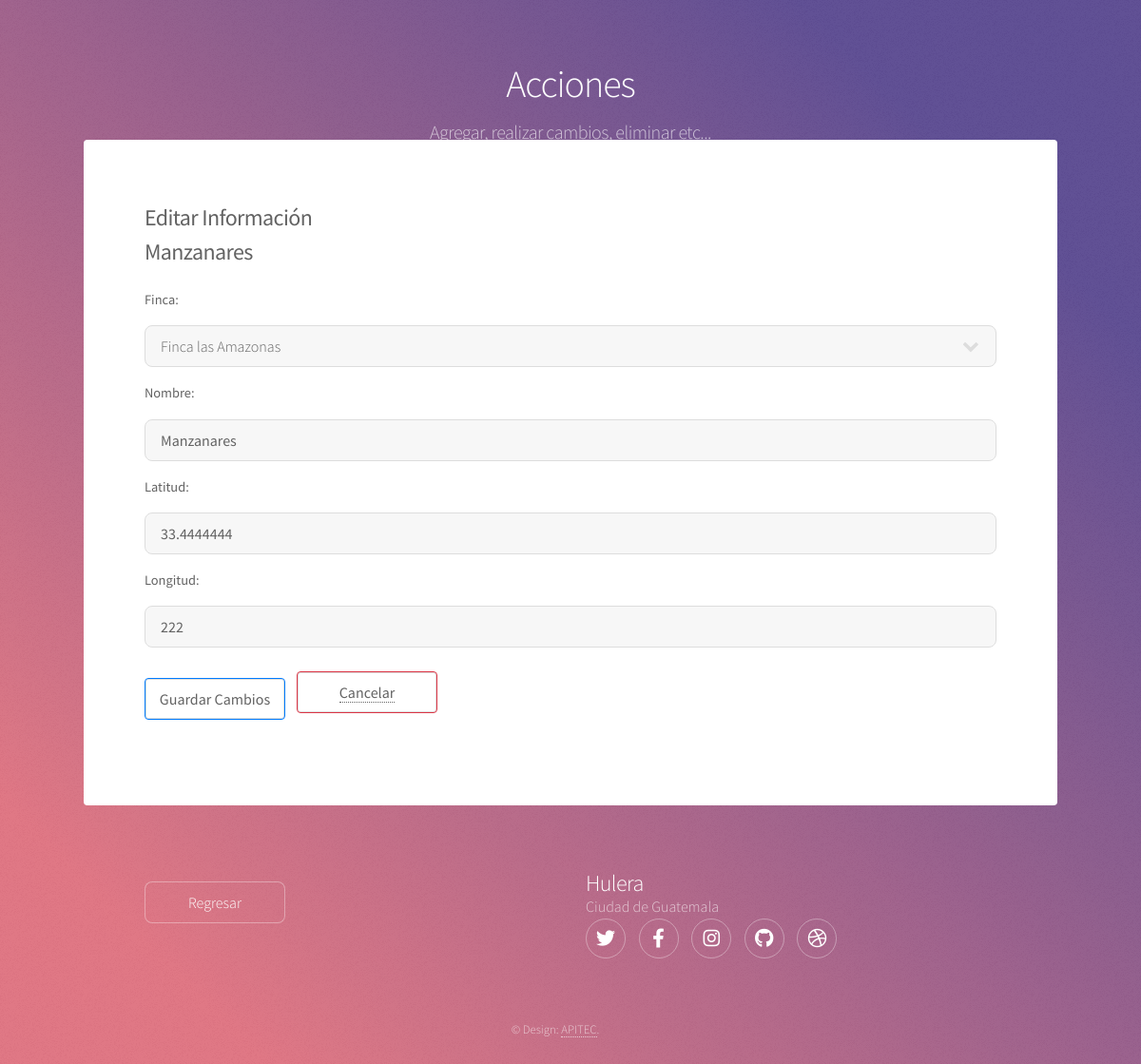
The app's page /estate/edit-plot/4/ with its own data.
### estate/models.py (models this page shows, shortened)
class Plot(models.Model):
    land = models.ForeignKey(Land, on_delete=models.CASCADE)
    name = models.CharField(max_length=100)
    latitude = models.CharField(max_length=100)
    length = models.CharField(max_length=100)

class Land(models.Model):
    name = models.CharField(max_length=100)
    country = models.CharField(max_length=100)
    region = models.CharField(max_length=100)

### estate/views.py (the view)
# urls.py: path('edit-plot/<int:plot_pk>/', views.edit_plot, name='edit-plot'),
def edit_plot(request, plot_pk):
    if request.method == 'POST':
        post_land = Land.objects.get(pk=request.POST['land'])
        updated_plot = Plot.objects.get(pk=plot_pk)
        updated_plot.land = post_land
        updated_plot.name = request.POST['name']
        updated_plot.latitude = request.POST['latitude']
        updated_plot.length = request.POST['length']
        updated_plot.save()
        return HttpResponseRedirect(reverse('estate:actions-plot', kwargs={'user_pk': plot_pk}))
    elif request.method == 'GET':
        template = 'estate/edit_plot.html'
        land_plot = Plot.objects.get(pk=plot_pk)
        context = {
            'plot': Plot.objects.get(pk=plot_pk),
            'lands': Land.objects.all(),
            'land_instance': land_plot,
            'plot_pk': plot_pk,
        }
        return render(request, template, context)
    return HttpResponse('No se puede guardar')

### estate/templates/estate/edit_plot.html (shortened to what this page needs)
<!DOCTYPE HTML>
{% load static %}
<html>
	<head>
        <link rel="stylesheet" href="https://stackpath.bootstrapcdn.com/bootstrap/4.3.1/css/bootstrap.min.css">
		<link rel="stylesheet" href="{% static 'assets/css/main.css' %}" />
	</head>
	<body class="is-preload">
			<div id="wrapper">
					<header id="header">
						<h1>Acciones</h1>
						<p>Agregar, realizar cambios, eliminar etc...</p>
					</header>
					<div id="main">
							<section id="content" class="main">
								<h2><strong>Editar Información <br>{{ plot.name }}</strong></h2>
                                <form action="{% url 'estate:edit-plot' plot.pk %}" method="POST">
                                  <div class="form-group">
                                    <label style="padding-top: 2em;">Finca:</label>
                                      <select name="land">
                                          {% for land in lands %}
                                          <option value="{{ land.id }}" {% if land.id == land_instance.land.id %} selected="selected" {% endif %}>{{ land.name }}</option>
                                          {% endfor %}
                                      </select>
                                  </div>
                                  <div class="form-group">
                                    <label>Nombre:</label>
                                    <input type="text" class="form-control" value="{{ plot.name }}" name="name" placeholder="Nombre" required>
                                  </div>
                                  <div class="form-group">
                                    <label>Latitud:</label>
                                    <input type="text" class="form-control" value="{{ plot.latitude }}" name="latitude" placeholder="Latitud" required>
                                  </div>
                                  <div class="form-group">
                                    <label>Longitud:</label>
                                    <input type="text" class="form-control" value="{{ plot.length }}" name="length" placeholder="Longitud" required>
                                  </div>
                                  <button type="submit" class="btn btn-primary">Guardar Cambios</button>
                                </form>
                              <button type="submit" class="btn btn-danger" style="margin-top: -9.5em; margin-left: 10em;"><a href="{% url 'estate:actions-plot' plot.pk %}">Cancelar</a></button>
                            </section>
					</div>
					<footer id="footer">
						<section>
							<ul class="actions">
                                <br><li><a href="{% url 'estate:actions-plot' plot.pk %}" class="button" style="margin-top: 1em;">Regresar</a></li>
							</ul>
						</section>
						<section>
							<h2>Hulera</h2>
								<dd>Ciudad de Guatemala</dd>
							<ul class="icons">
								<li><a href="#" class="icon brands fa-twitter alt"><span class="label">Twitter</span></a></li>
								<li><a href="#" class="icon brands fa-facebook-f alt"><span class="label">Facebook</span></a></li>
								<li><a href="#" class="icon brands fa-instagram alt"><span class="label">Instagram</span></a></li>
								<li><a href="#" class="icon brands fa-github alt"><span class="label">GitHub</span></a></li>
								<li><a href="#" class="icon brands fa-dribbble alt"><span class="label">Dribbble</span></a></li>
							</ul>
						</section>
						<p class="copyright">&copy; Design: <a href="http://apitec.io/" target="_blank">APITEC</a>.</p>
					</footer>
			</div>
	</body>
</html>

### records on screen
Plot: name "Manzanares", land "Finca las Amazonas", latitude "33.4444444", length "222"
